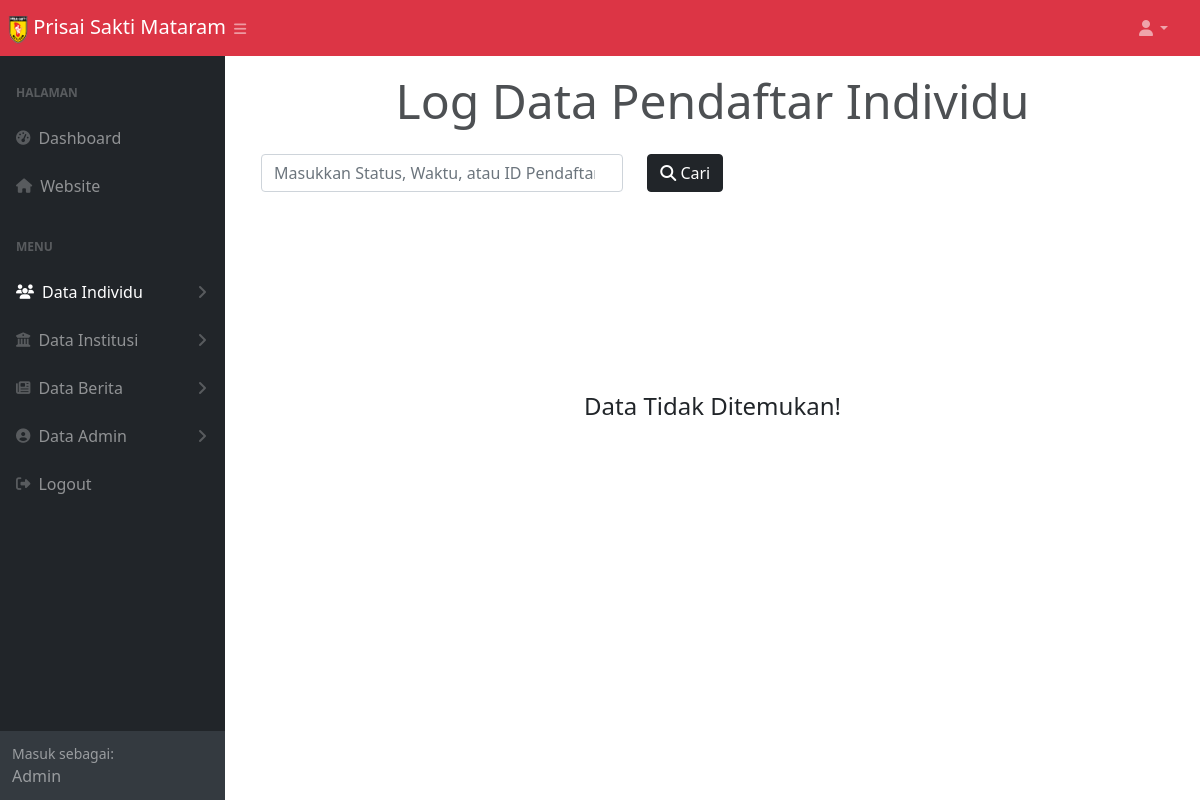
Page /log_daftar_individu.php (signed in) on the earlier database version.
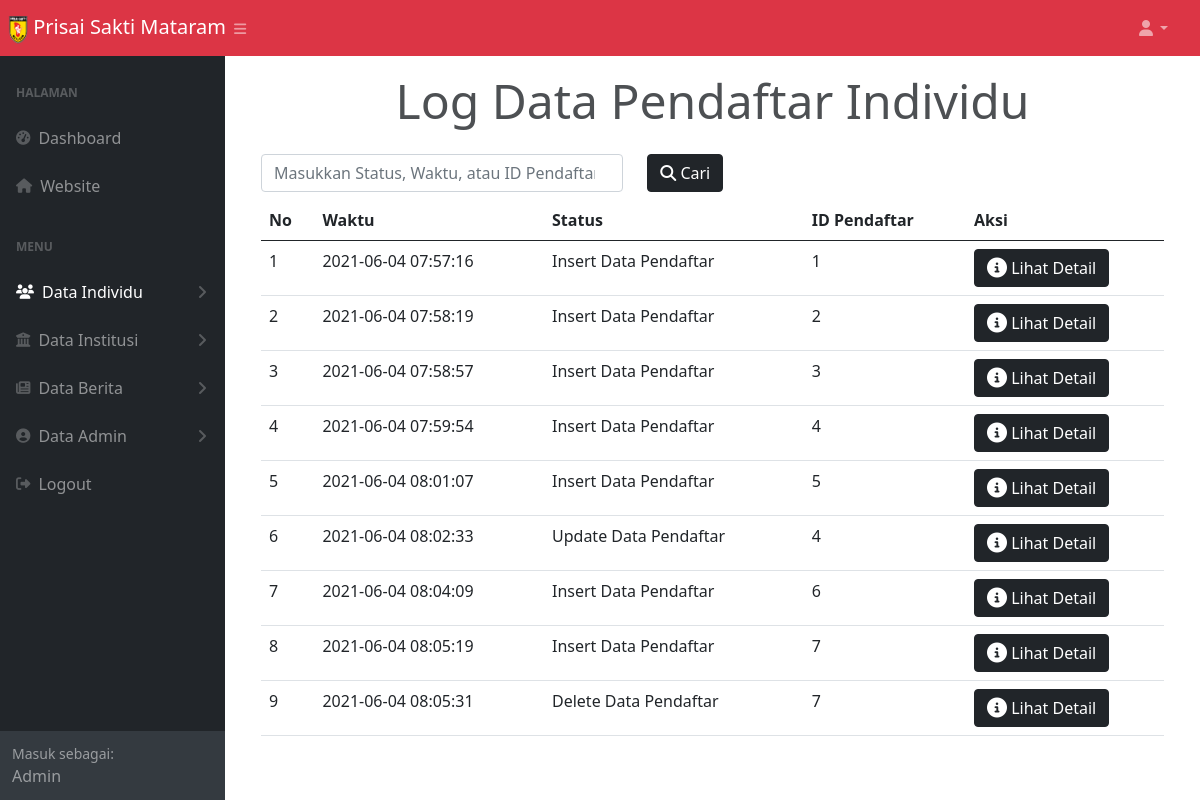
Same page on the later database version.
### tables this page shows
CREATE TABLE `log_daftar_individu` (
  `id` int(9) NOT NULL,
  `waktu` datetime NOT NULL,
  `status` varchar(200) NOT NULL,
  `id_pendaftar` int(9) NOT NULL,
  `nama` varchar(50) NOT NULL DEFAULT '-',
  `domisili` varchar(100) NOT NULL DEFAULT '-',
  `tanggal_lahir` date NOT NULL,
  `alamat` varchar(100) NOT NULL DEFAULT '-',
  `no_ktp` varchar(25) NOT NULL DEFAULT '-',
  `no_telp` varchar(50) NOT NULL DEFAULT '-',
  `cabang` varchar(50) NOT NULL DEFAULT '-',
  `nama_lama` varchar(50) NOT NULL DEFAULT '-',
  `domisili_lama` varchar(100) NOT NULL DEFAULT '-',
  `tanggal_lahir_lama` date NOT NULL,
  `alamat_lama` varchar(100) NOT NULL DEFAULT '-',
  `no_ktp_lama` varchar(25) NOT NULL DEFAULT '-',
  `no_telp_lama` varchar(50) NOT NULL DEFAULT '-',
  `cabang_lama` varchar(50) NOT NULL DEFAULT '-'
);

### functions.php (called while the page is built, shortened)
<?php
  $namaServer = "localhost";
  $user = "root";
  $password = "";
  $database = "psm";
  $koneksi = mysqli_connect($namaServer, $user, $password, $database) or die ("Koneksi Gagal");
  function query($query) {
    global $koneksi;
    $result = mysqli_query($koneksi, $query);
    $rows = [];
    while($row = mysqli_fetch_assoc($result)) {
      $rows[] = $row;
    }
    return $rows;
  }
?>

### log_daftar_individu.php (the view, shortened to what the changed rows need)
<?php
$pendaftar_individu = query("SELECT id, waktu, status, id_pendaftar FROM log_daftar_individu");
?>
<!DOCTYPE html>
<html lang="en">
<head>
  <link href="https://cdn.jsdelivr.net/npm/bootstrap@5.0.0-beta2/dist/css/bootstrap.min.css" rel="stylesheet" />
  <link rel="stylesheet" href="style.css" />
  <link rel="stylesheet" href="styles.css" />
  <link href="https://code.jquery.com/ui/1.12.1/themes/base/jquery-ui.css" rel="stylesheet">
</head>
<body class="sb-nav-fixed">
  <div id="layoutSidenav">
  <div id="layoutSidenav_content">
    <main>
      <div class="container-fluid px-4">
  <section class="container">
    <h1 class="text-center my-3">Log Data Pendaftar Individu</h1>
    <?php if (!empty($pendaftar_individu)) : ?>
      <table class="table table-hover mb-5">
        <thead>
          <tr>
            <th scope="col">No</th>
            <th scope="col">Waktu</th>
            <th scope="col">Status</th>
            <th scope="col">ID Pendaftar</th>
            <th scope="col" style="width: 198px;">Aksi</th>
          </tr>
        </thead>
        <tbody>
          <?php $nomor = 1 ?>
          <?php foreach ($pendaftar_individu as $individu) : ?>
            <tr>
              <td><?= $nomor ?></td>
              <td><?= $individu['waktu'] ?></td>
              <td><?= $individu['status'] ?></td>
              <td><?= $individu['id_pendaftar'] ?></td>
              <td>
                <button class="btn btn-dark" type="button" data-bs-toggle="modal" data-bs-target="#exampleModal<?= $individu['id']; ?>"><i class="fas fa-info-circle fa-lg"></i> Lihat Detail</button>
              </td>
            </tr>
            <?php $nomor++ ?>
          <?php endforeach; ?>
        </tbody>
      </table>
    <?php else : ?>
      <div class="container mt-5 pt-5">
        <h4 class="text-center mt-5 pt-5">Data Tidak Ditemukan!</h4>
      </div>
    <?php endif; ?>
  </section>
    </div>
  </main>
</div>
</body>
</html>

Differences in the rows shown:
added log_daftar_individu: waktu "2021-06-04 07:57:16", status "Insert Data Pendaftar", id_pendaftar "1"
added log_daftar_individu: waktu "2021-06-04 07:58:19", status "Insert Data Pendaftar", id_pendaftar "2"
added log_daftar_individu: waktu "2021-06-04 07:58:57", status "Insert Data Pendaftar", id_pendaftar "3"
added log_daftar_individu: waktu "2021-06-04 07:59:54", status "Insert Data Pendaftar", id_pendaftar "4"
added log_daftar_individu: waktu "2021-06-04 08:01:07", status "Insert Data Pendaftar", id_pendaftar "5"
added log_daftar_individu: waktu "2021-06-04 08:02:33", status "Update Data Pendaftar", id_pendaftar "4"
added log_daftar_individu: waktu "2021-06-04 08:04:09", status "Insert Data Pendaftar", id_pendaftar "6"
added log_daftar_individu: waktu "2021-06-04 08:05:19", status "Insert Data Pendaftar", id_pendaftar "7"
added log_daftar_individu: waktu "2021-06-04 08:05:31", status "Delete Data Pendaftar", id_pendaftar "7"
Other differences:
text no longer shown: "Data Tidak Ditemukan!"
text now shown: "No Waktu Status ID Pendaftar Aksi"
